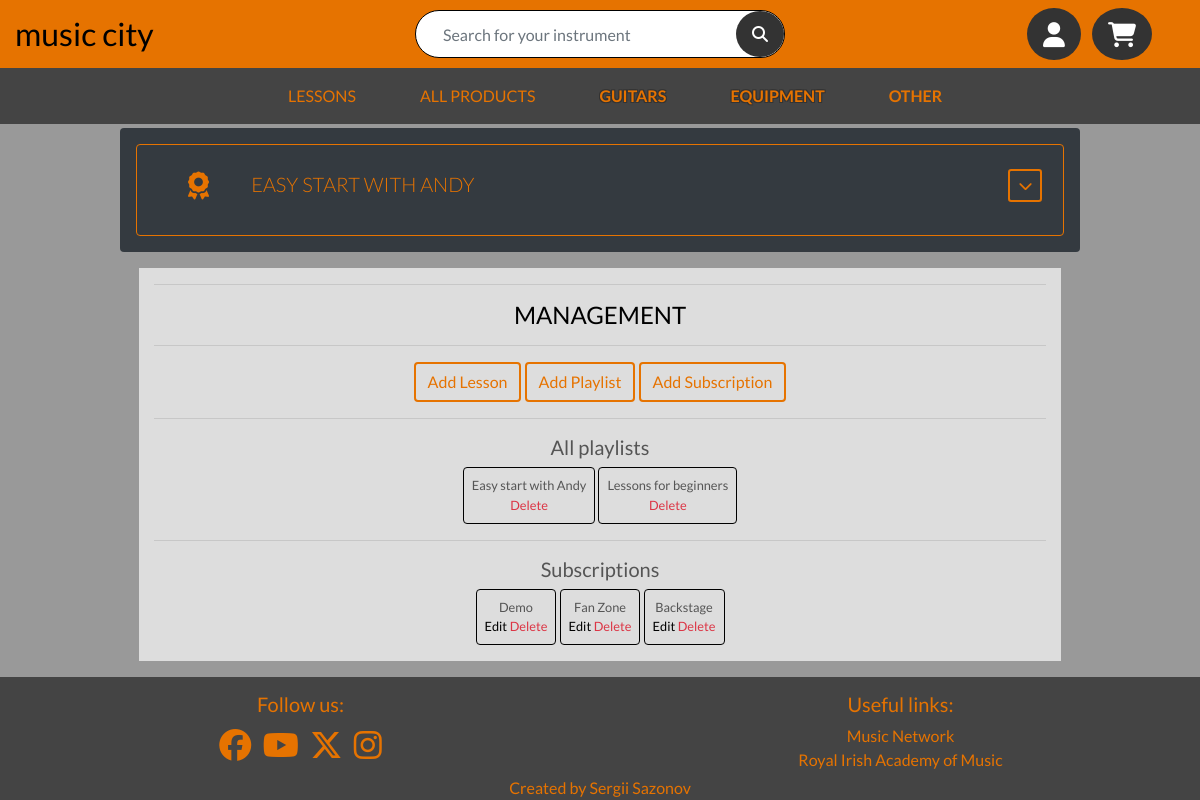
The app's page /lessons/ (signed in) with its own data.
### lessons/models.py (models this page shows, shortened)
class Playlist(models.Model):
    name = models.CharField(max_length=40)
    friendly_name = models.CharField(max_length=50)

class Subscription(models.Model):
    name = models.CharField(max_length=40)
    description = models.TextField()
    duration = models.IntegerField()
    price = models.DecimalField(max_digits=6, decimal_places=2)
    promotional_price = models.DecimalField(max_digits=6,
                                            decimal_places=2,
                                            null=True, blank=True)
    is_active = models.BooleanField(default=True)
    image = CloudinaryField('image', default=None, null=True, blank=True)

### lessons/views.py (the view)
# urls.py: path('', views.show_lessons, name="lessons"),
def show_lessons(request):
    try:
        current_user = UserSubscription.objects.get(user=request.user)
        subscriptions = Subscription.objects.all()
        if current_user.subscribed:
            lessons = Lesson.objects.all().order_by('number')
            playlists = Playlist.objects.filter(
                lesson__isnull=False
            ).distinct()
            all_playlists = Playlist.objects.all()
            default_cover_path = 'static/img/default_cover.jpeg'
            for lesson in lessons:
                if not lesson.cover_image:
                    if lesson.video_url:
                        thumbnail = fetch_youtube_thumbnail(lesson.video_url)
                        if thumbnail:
                            lesson.cover_image = thumbnail
                        else:
                            lesson.cover_image = default_cover_path
                    else:
                        lesson.cover_image = default_cover_path
                    lesson.save()
            context = {
                'lessons': lessons,
                'playlists': playlists,
                'all_playlists': all_playlists,
                'subscriptions': subscriptions,
            }
            return render(request, 'lessons/lessons.html', context)
        else:
            return redirect('check_subscription')
    except UserSubscription.DoesNotExist:
        messages.info(request, 'You should be subscribed to view lessons')
        return redirect('check_subscription')

### bag/contexts.py (called while the page is built, shortened)
def bag_contents(request):
    bag_items = []
    total = 0
    product_count = 0
    bag = request.session.get('bag', {})
    if total < settings.FREE_DELIVERY_THRESHOLD:
        delivery = total * Decimal(settings.STANDARD_DELIVERY_PERCENTAGE)/100
        free_delivery_delta = settings.FREE_DELIVERY_THRESHOLD - total
    else:
        delivery = 0
        free_delivery_delta = 0
    grand_total = total + delivery
    context = {
        'bag_items': bag_items,
        'total': total,
        'product_count': product_count,
        'delivery': delivery,
        'free_delivery_delta': free_delivery_delta,
        'free_delivery_threshold': settings.FREE_DELIVERY_THRESHOLD,
        'grand_total': grand_total,
    }
    return context

### lessons/templates/lessons/lessons.html (shortened to what this page needs)
{% extends "base.html" %}
{% load static %}
{% block page_header %}
    <div class="header-container">
    </div>
{% endblock %}
{% block content %}
    <div class="container container-fluid">
        {% for playlist in playlists %}
            <div class="row p-3 bg-dark rounded">
                <div class="container-fluid">
                    <div class="row highlight-color highlight-border rounded text-uppercase pl-4 py-4">
                        <div class="col-lg-1 col-xs-12 px-0 text-center">
                            <h3>
                                <i class="fa-solid fa-award"></i>
                            </h3>
                        </div>
                        <div class="col-lg-10 col-xs-12 lead text-responsive">
                            {{ playlist.friendly_name }}
                        </div>
                        <div class="col-lg-1 col-xs-12 text-center">
                            <button class="toggle-lessons btn btn-sm btn-main" data-toggle="collapse"
                                data-target="#lessons-{{ playlist.id }}">
                                <i class="fa-solid fa-chevron-down"></i>
                            </button>
                        </div>
                    </div>
                </div>
            </div>
        {% endfor %}
    </div>
    {% if request.user.is_superuser %}
        <div class="row">
             <div class="container w-75 light-bg my-3 pb-3 mx-md-auto text-center">
                <hr>
                <h4 class="text-black text-uppercase text-center">Management</h4>
                <hr>
                <a class="btn btn-main" href="{% url 'add_lesson' %}">Add Lesson</a>
                <a class="btn btn-main" href="{% url 'add_playlist' %}">Add Playlist</a>
                 <a class="btn btn-main" href="{% url 'add_subscription' %}">Add Subscription</a>
                 <hr>
                 <h5 class="text-center">All playlists</h5>
                {% for playlist in all_playlists %}
                    <div class="text-center small d-inline-block border-black rounded p-2">
                        <p class="mb-0">{{ playlist.friendly_name }}</p>
                        <a href="{% url 'delete_playlist' playlist.id %}" class="text-danger">Delete</a>
                    </div>
                {% endfor %}
                 <hr>
                 <h5 class="text-center">Subscriptions</h5>
                 {% for subscription in subscriptions %}
                    <div class="text-center small d-inline-block border-black rounded p-2 {% if not subscription.is_active %} bg-grey {% endif %}">
                        <p class="mb-0">{{ subscription.name }}</p>
                        <a href="{% url 'edit_subscription' subscription.id %}" class="text-black">Edit</a>
                        <a href="{% url 'delete_subscription' subscription.id %}" class="text-danger">Delete</a>
                    </div>
                 {% endfor %}
            </div>
        </div>
    {% endif %}
{% endblock %}

### static/css/base.css (style rules this page uses)
html { height: 100%; }
body { color: #555; background-color: #999; font-family: 'Lato'; }
.text-responsive { text-align: center; }
.light-bg { background-color: #ddd; }
.text-black { color: #000 !important; }
.border-black { border: 1px solid black !important; }
.header-container { padding-top: 5rem; }
.highlight-color { color: #e67300; }
.highlight-border { border: 1px solid #e67300; border-radius: 1rem; }
.btn-main { color: #e67300 !important; background-color: initial; border: 2px solid #e67300; }
@media (min-width: 1200px) { .container { max-width: 80%; } }
@media (min-width: 992px) { .text-responsive { text-align: left; } }
@media (min-width: 992px) { .header-container { padding-top: 8rem; } }

### records on screen
Playlist: friendly_name "EASY START WITH ANDY", friendly_name "Easy start with Andy"
Playlist: friendly_name "Lessons for beginners"
Subscription: name "Demo"
Subscription: name "Fan Zone"
Subscription: name "Backstage"
